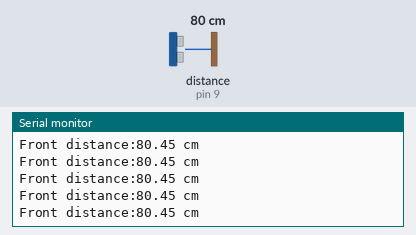
Recording of a sketch running on a simulated Arduino Uno, built with avr-gcc and run on an emulated ATmega328P. Parts: the last lines printed to the serial monitor. Wiring (inferred from the names in the program): ultrasonic range finder: trigger pin 8; echo pin 9. The test bench sets the inputs (shaded band); at power-on: distance to the obstacle (sensor on pin 9) 80 cm. The echo pulse lasts 58.3 µs per cm.

Above: at 1.2 s.
1.3 s: distance to the obstacle (sensor on pin 9) set to 2 cm
At 2.0 s:
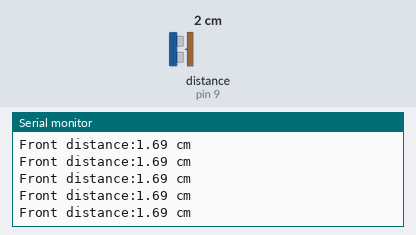
4.3 s: distance to the obstacle (sensor on pin 9) set to 18 cm
At 4.8 s:
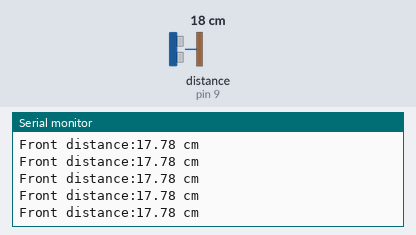
7.3 s: distance to the obstacle (sensor on pin 9) set to 4 cm
At 8.2 s:
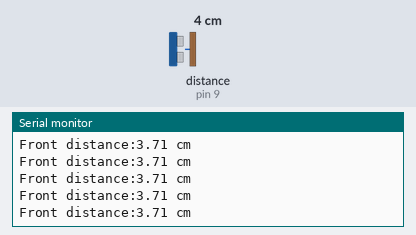
13.3 s: distance to the obstacle (sensor on pin 9) set to 35 cm
At 14.2 s:
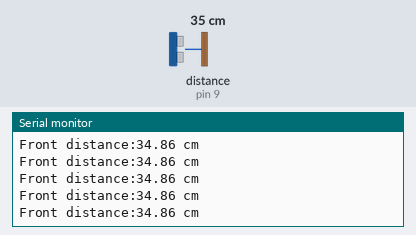
16.3 s: distance to the obstacle (sensor on pin 9) set to 9 cm
At 16.8 s:
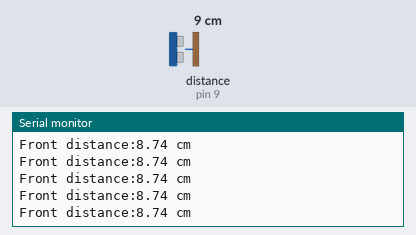
Timing chart, 0 to 19.3 s (numbered marks = the images above; inputs shaded):
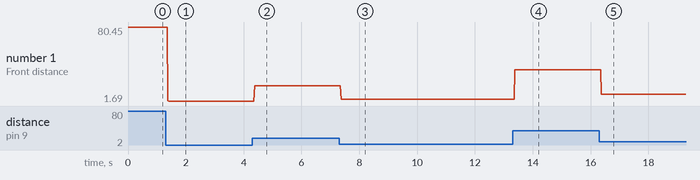

The sketch:

car_code_test_HC-SR04.ino
```cpp
/**
 *  Arduino Car
 *  Test the HC-SR04
 *  (distace sensor)
 */
int trigPin = 8;  // Define the ultrasound signal emission Pin TRIG
int echoPin = 9;  // Define the ultrasound signal receiving a Pin ECHO

float frontDistance = 0;

boolean DEBUG = false;

void setup() {

  Serial.begin(9600);     // Initialize

  pinMode(echoPin, INPUT);    // Define the ultrasound enter pin
  pinMode(trigPin, OUTPUT);   // Define the ultrasound output pin
}

void loop() {
// Measure the distance ahead
  frontDistance = getDistance();     // A time to distance distance (unit: cm)
  Serial.print("Front distance:");   // The output distance (unit: cm)
  Serial.print(frontDistance);       // According to the distance
  Serial.println(" cm");
}

/**
   getDistance, read from the HC-SR04
*/
float getDistance() {
  digitalWrite(trigPin, LOW);               // For low voltage 2 us ultrasonic launch
  delayMicroseconds(2);
  digitalWrite(trigPin, HIGH);              // Let ultrasonic launch 10 us high voltage, there is at least 10 us
  delayMicroseconds(10);
  digitalWrite(trigPin, LOW);               // Maintaining low voltage ultrasonic launch
  float distance = pulseIn(echoPin, HIGH);  // Read the time difference, in microseconds.
  if (DEBUG) {
    Serial.print("Distance is ");
    Serial.print(distance);
    Serial.print(" microsec");
  }
  distance /= (5.8 * 10);                   // Will be time to distance distance (unit: cm)
  if (DEBUG) {
    Serial.print(", becomes ");
    Serial.print(distance);
    Serial.println(" cm");
  }
  return distance;
}
```

Measured:
- after the input at 1.3 s, the serial monitor: prints a new line after 0.08 s (image 1)
- after the input at 4.3 s, the serial monitor: prints a new line after 0.08 s (image 2)
- after the input at 7.3 s, the serial monitor: prints a new line after 0.07 s (image 3)
- after the input at 13.3 s, the serial monitor: prints a new line after 0.08 s (image 4)
- after the input at 16.3 s, the serial monitor: prints a new line after 0.07 s (image 5)
- plotted number 1: 80.45 → 1.69 after the input at 1.3 s, 1.69 → 17.78 after the input at 4.3 s, 17.78 → 3.71 after the input at 7.3 s, 3.71 → 34.86 after the input at 13.3 s, 34.86 → 8.74 after the input at 16.3 s
